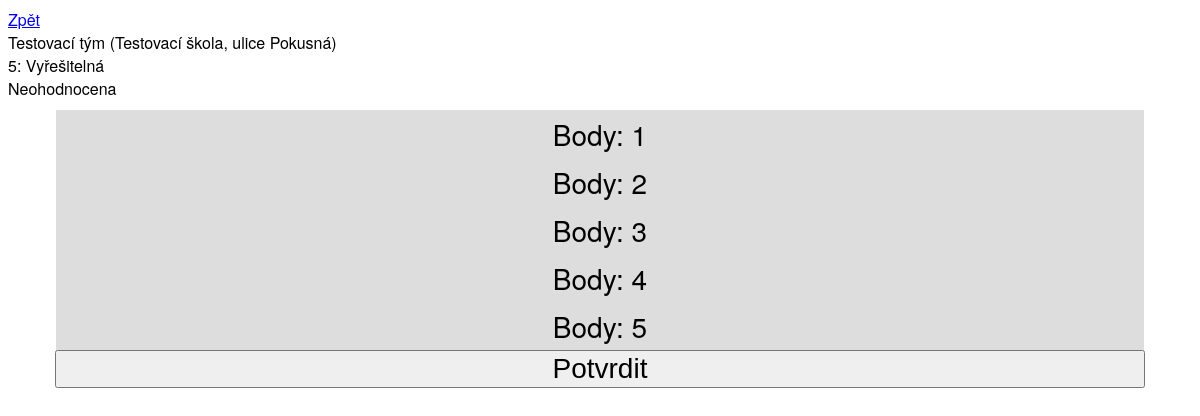
/judge/team/1/problem/5/, run on an earlier commit of the app's database.
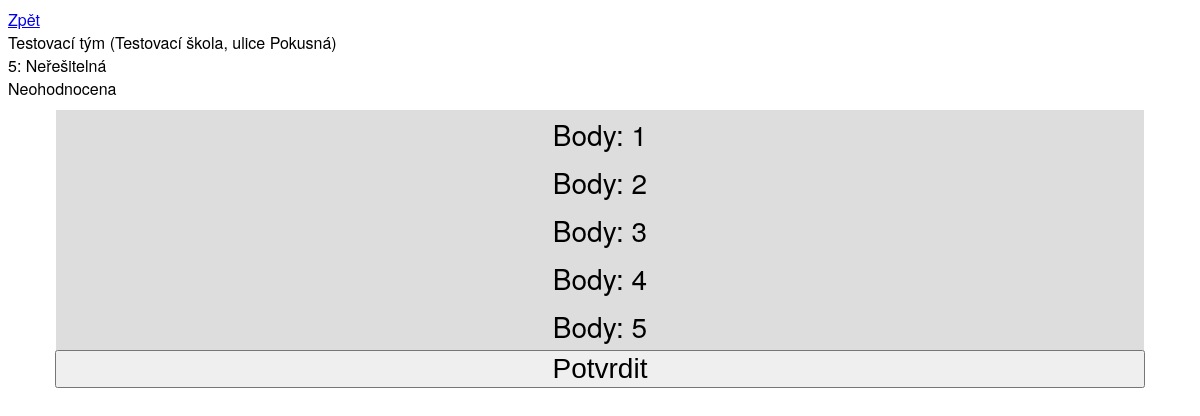
And on a later commit of the database.
### judge/models.py (models this page shows)
class Problem(models.Model):
    name = models.CharField(max_length=256, default="")
    number = models.IntegerField()
    def __str__(self):
        return f'{self.number}: {self.name}'

### judge/views.py (the view, shortened to what this page needs)
# urls.py: path("judge/team/<int:team_id>/problem/<int:problem_id>/", views.problem_view, name="problem_view"),
def problem_view(request, team_id, problem_id):
    if request.method == 'GET':
        score = None
        solution = Score.objects.filter(team=team_id, problem=problem_id)
        if len(solution) > 0:
            score = solution[0].points
        context = {
            'team': Team.objects.get(id=team_id),
            'problem': Problem.objects.get(id=problem_id),
            'score': score,
            'options': range(1, 6),
        }
        return render(request, 'judge/problem.html', context)

### judge/models.py (called while the page is built)
    def __str__(self):
        return f'{self.name} ({self.school})'

### judge/templates/judge/problem.html (shortened to what this page needs)
<!DOCTYPE html>
<html lang="en">
<head>
    {% load static %}
    <link rel="stylesheet" href="{% static 'style.css' %}">
</head>
<body>
    <div style="margin-bottom: 10px;">
        <a href="../..">Zpět</a><br />
        {{ team }} <br />
        {{ problem }} <br />
        {% if score == None %}
            Neohodnocena
        {% else %}
            Body: {{ score }}
        {% endif %}
    </div>
    <form action="" method="post" class="center radio-toolbar">
        {% for option in options %}
        <div>
            <label for="{{ option }}">Body: {{ option }}</label>
        </div>
        {% endfor %}
        <input type="submit" value="Potvrdit">
    </form>
</body>
</html>

What changed in the data, as far as the page shows it:
changed Problem: number+name "5: Vyřešitelná" → "5: Neřešitelná"
